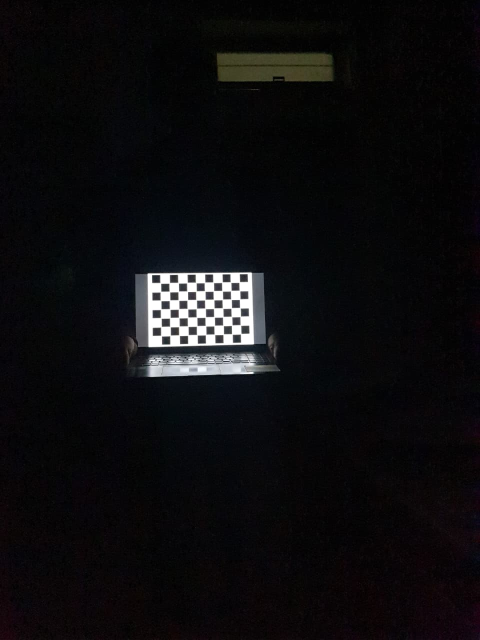
#> input picture imagenew/left/left_01.jpg, 960 x 1280 px (shown at 1/2 size); its folder holds only this picture in this run
$ jupyter execute --allow-errors 'calibrate -bucket-rectification.ipynb'   (older library calls are emulated)
#> lines starting #> are read from the running program, lines starting #| are printed output that depends on the picture
[cell 1]
import numpy as np
import cv2
import glob
import os

# ===================================================================
# -------------------- CONFIGURATION (EDIT THIS) --------------------
# ===================================================================

# 1. CHECKERBOARD DIMENSIONS (internal corners: width-1, height-1)
CHECKERBOARD_DIMS = (10, 7)

# 2. SQUARE SIZE (in any real-world unit, e.g., mm, cm, inches)
SQUARE_SIZE_MM = 22

# 3. IMAGE FILE PATHS (use wildcards)
IMAGES_PATH_LEFT = 'imagenew/left/*.jpg'
IMAGES_PATH_RIGHT = 'imagenew/right/*.jpg'

# ===================================================================
# -------------------- END OF CONFIGURATION -------------------------
# ===================================================================

# Termination criteria for corner refinement
criteria = (cv2.TERM_CRITERIA_EPS + cv2.TERM_CRITERIA_MAX_ITER, 30, 0.001)

# Prepare 3D object points
objp = np.zeros((CHECKERBOARD_DIMS[0] * CHECKERBOARD_DIMS[1], 3), np.float32)
objp[:, :2] = np.mgrid[0:CHECKERBOARD_DIMS[0], 0:CHECKERBOARD_DIMS[1]].T.reshape(-1, 2)
objp = objp * SQUARE_SIZE_MM

# Arrays to store object points and image points
objpoints = []
imgpoints_left = []
imgpoints_right = []
valid_pairs = [] # NEW: Store filenames of valid pairs to identify bad images later

# Get image file names
images_left = sorted(glob.glob(IMAGES_PATH_LEFT))
images_right = sorted(glob.glob(IMAGES_PATH_RIGHT))

if not images_left or not images_right:
    print("Error: No images found. Check your IMAGE_PATH settings.")
    exit()

print(f"Found {len(images_left)} left images and {len(images_right)} right images.")

if len(images_left) != len(images_right):
    print("Error: Mismatched number of left and right images. Aborting.")
    exit()

image_size = None
find_corner_flags = cv2.CALIB_CB_ADAPTIVE_THRESH + cv2.CALIB_CB_NORMALIZE_IMAGE + cv2.CALIB_CB_FAST_CHECK

print("\n--- Detecting Corners ---")
for img_left_path, img_right_path in zip(images_left, images_right):
    img_left = cv2.imread(img_left_path)
#> img_left is the input picture: shape (1280, 960, 3); mean B, G, R 15.2, 13.5, 14
    img_right = cv2.imread(img_right_path)
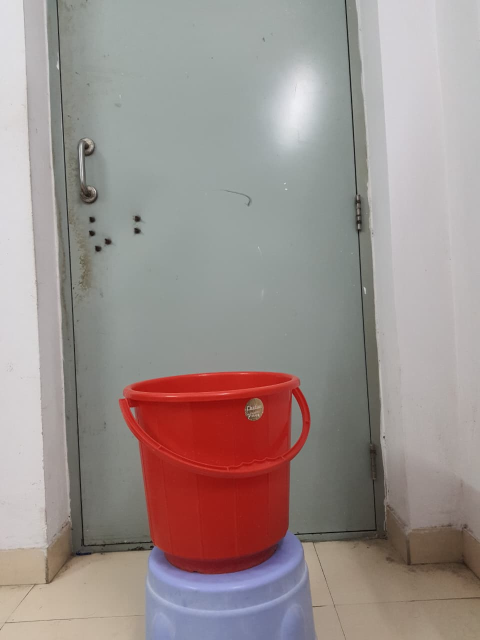
#> input picture imagenew/right/test_03.jpg, 960 x 1280 px (shown at 1/2 size)
#> img_right is the input picture: shape (1280, 960, 3); mean B, G, R 141.8, 144.6, 156.4

    if img_left is None or img_right is None:
        continue

    gray_left = cv2.cvtColor(img_left, cv2.COLOR_BGR2GRAY)
    gray_right = cv2.cvtColor(img_right, cv2.COLOR_BGR2GRAY)
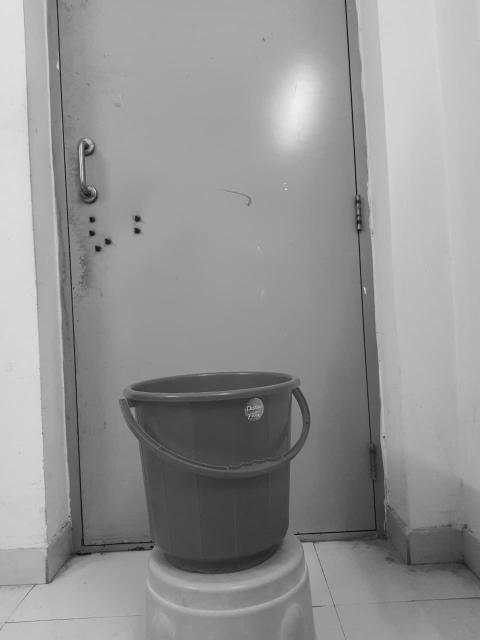
#> gray_right: shape (1280, 960) (shown at 1/2 size); min 0, max 246, mean 147.8

    if image_size is None:
        image_size = gray_left.shape[::-1]
#> image_size = (960, 1280)

    ret_left, corners_left = cv2.findChessboardCorners(gray_left, CHECKERBOARD_DIMS, find_corner_flags)
#> ret_left = True; corners_left = 70 rows, first 8: [321.8, 566.8], [339.5, 566.6], [355.7, 566.4], [374.4, 565.5], [393, 564.5], [410.2, 565.7], [427.2, 564.3], [444.2, 564.8]
    ret_right, corners_right = cv2.findChessboardCorners(gray_right, CHECKERBOARD_DIMS, find_corner_flags)
#> ret_right = False; corners_right = None

    if ret_left and ret_right:
        # Save the valid pair names for metrics later
        valid_pairs.append((os.path.basename(img_left_path), os.path.basename(img_right_path)))

        objpoints.append(objp)

        corners_left_refined = cv2.cornerSubPix(gray_left, corners_left, (11, 11), (-1, -1), criteria)
        imgpoints_left.append(corners_left_refined)

        corners_right_refined = cv2.cornerSubPix(gray_right, corners_right, (11, 11), (-1, -1), criteria)
        imgpoints_right.append(corners_right_refined)
    else:
        print(f"Dropped pair (corners not found): {os.path.basename(img_left_path)}")

#> (the rest of this cell did not finish here and is left out)
